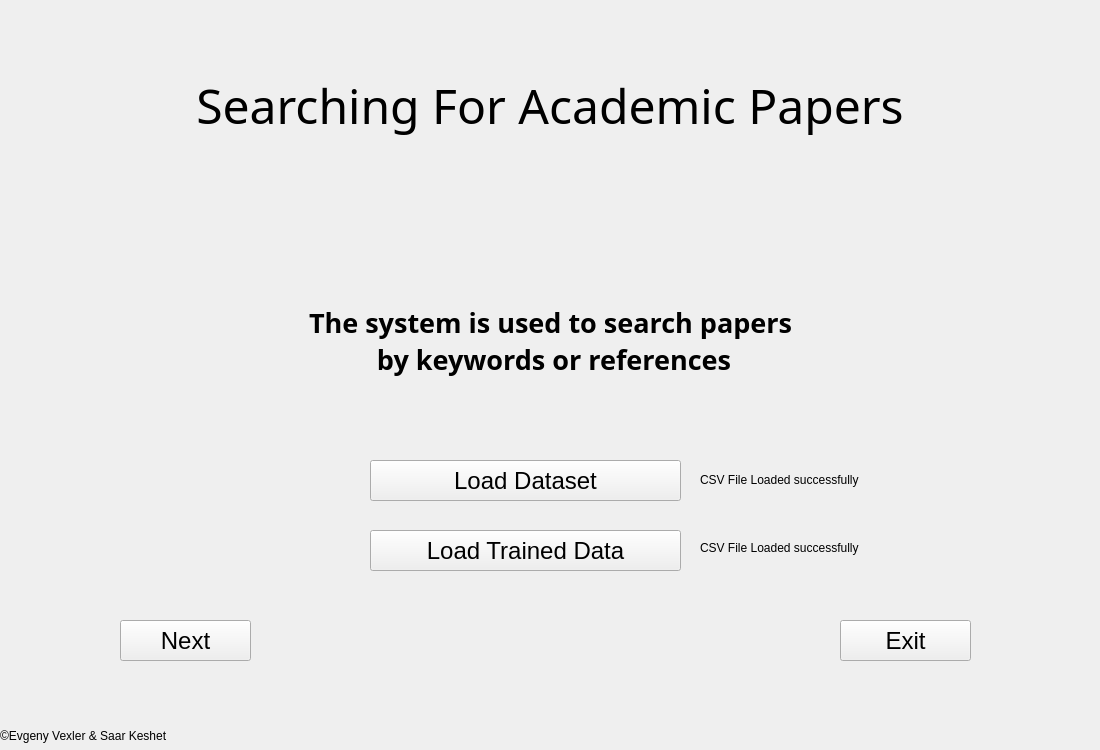
<?xml version="1.0" encoding="UTF-8"?>
<ui version="4.0">
 <class>MainWindow</class>
 <widget class="QMainWindow" name="MainWindow">
  <property name="geometry">
   <rect>
    <x>0</x>
    <y>0</y>
    <width>1100</width>
    <height>750</height>
   </rect>
  </property>
  <property name="minimumSize">
   <size>
    <width>1100</width>
    <height>750</height>
   </size>
  </property>
  <property name="maximumSize">
   <size>
    <width>1100</width>
    <height>750</height>
   </size>
  </property>
  <property name="sizeIncrement">
   <size>
    <width>0</width>
    <height>0</height>
   </size>
  </property>
  <property name="windowTitle">
   <string>MainWindow</string>
  </property>
  <property name="iconSize">
   <size>
    <width>30</width>
    <height>30</height>
   </size>
  </property>
  <property name="animated">
   <bool>true</bool>
  </property>
  <widget class="QWidget" name="centralwidget">
   <property name="minimumSize">
    <size>
     <width>1100</width>
     <height>750</height>
    </size>
   </property>
   <property name="maximumSize">
    <size>
     <width>1100</width>
     <height>750</height>
    </size>
   </property>
   <widget class="QLabel" name="backgroundLabel">
    <property name="geometry">
     <rect>
      <x>0</x>
      <y>0</y>
      <width>1100</width>
      <height>750</height>
     </rect>
    </property>
    <property name="sizePolicy">
     <sizepolicy hsizetype="Fixed" vsizetype="Fixed">
      <horstretch>0</horstretch>
      <verstretch>0</verstretch>
     </sizepolicy>
    </property>
    <property name="maximumSize">
     <size>
      <width>9999999</width>
      <height>16777215</height>
     </size>
    </property>
    <property name="sizeIncrement">
     <size>
      <width>16959</width>
      <height>16959</height>
     </size>
    </property>
    <property name="text">
     <string/>
    </property>
    <property name="textFormat">
     <enum>Qt::AutoText</enum>
    </property>
    <property name="scaledContents">
     <bool>true</bool>
    </property>
   </widget>
   <widget class="QLabel" name="label">
    <property name="geometry">
     <rect>
      <x>0</x>
      <y>60</y>
      <width>1100</width>
      <height>90</height>
     </rect>
    </property>
    <property name="font">
     <font>
      <family>MV Boli</family>
      <pointsize>36</pointsize>
      <weight>50</weight>
      <bold>false</bold>
     </font>
    </property>
    <property name="text">
     <string>Searching For Academic Papers</string>
    </property>
    <property name="alignment">
     <set>Qt::AlignCenter</set>
    </property>
   </widget>
   <widget class="QPushButton" name="exitButtonPage1">
    <property name="geometry">
     <rect>
      <x>840</x>
      <y>620</y>
      <width>131</width>
      <height>41</height>
     </rect>
    </property>
    <property name="font">
     <font>
      <family>Arial</family>
      <pointsize>18</pointsize>
      <weight>50</weight>
      <bold>false</bold>
     </font>
    </property>
    <property name="text">
     <string>Exit</string>
    </property>
   </widget>
   <widget class="QPushButton" name="nextButtonPage1">
    <property name="geometry">
     <rect>
      <x>120</x>
      <y>620</y>
      <width>131</width>
      <height>41</height>
     </rect>
    </property>
    <property name="font">
     <font>
      <family>Arial</family>
      <pointsize>18</pointsize>
      <weight>50</weight>
      <bold>false</bold>
     </font>
    </property>
    <property name="text">
     <string>Next</string>
    </property>
   </widget>
   <widget class="QLabel" name="label_2">
    <property name="geometry">
     <rect>
      <x>0</x>
      <y>240</y>
      <width>1101</width>
      <height>201</height>
     </rect>
    </property>
    <property name="font">
     <font>
      <family>Rockwell Extra Bold</family>
      <pointsize>20</pointsize>
      <weight>75</weight>
      <bold>true</bold>
     </font>
    </property>
    <property name="text">
     <string>The system is used to search papers
 by keywords or references</string>
    </property>
    <property name="alignment">
     <set>Qt::AlignCenter</set>
    </property>
   </widget>
   <widget class="QLabel" name="label_3">
    <property name="geometry">
     <rect>
      <x>0</x>
      <y>725</y>
      <width>431</width>
      <height>21</height>
     </rect>
    </property>
    <property name="font">
     <font>
      <pointsize>9</pointsize>
     </font>
    </property>
    <property name="text">
     <string>©️Evgeny Vexler &amp; Saar Keshet</string>
    </property>
   </widget>
   <widget class="QPushButton" name="loadTrainedDataPage1">
    <property name="geometry">
     <rect>
      <x>370</x>
      <y>530</y>
      <width>311</width>
      <height>41</height>
     </rect>
    </property>
    <property name="font">
     <font>
      <family>Arial</family>
      <pointsize>18</pointsize>
      <weight>50</weight>
      <bold>false</bold>
     </font>
    </property>
    <property name="text">
     <string>Load Trained Data</string>
    </property>
   </widget>
   <widget class="QPushButton" name="loadDatasetPage1">
    <property name="geometry">
     <rect>
      <x>370</x>
      <y>460</y>
      <width>311</width>
      <height>41</height>
     </rect>
    </property>
    <property name="font">
     <font>
      <family>Arial</family>
      <pointsize>18</pointsize>
      <weight>50</weight>
      <bold>false</bold>
     </font>
    </property>
    <property name="text">
     <string>Load Dataset</string>
    </property>
   </widget>
   <widget class="QLabel" name="visibleLabel1Page1">
    <property name="enabled">
     <bool>true</bool>
    </property>
    <property name="geometry">
     <rect>
      <x>700</x>
      <y>470</y>
      <width>171</width>
      <height>20</height>
     </rect>
    </property>
    <property name="text">
     <string>CSV File Loaded successfully</string>
    </property>
   </widget>
   <widget class="QLabel" name="visibleLabel2Page1">
    <property name="enabled">
     <bool>true</bool>
    </property>
    <property name="geometry">
     <rect>
      <x>700</x>
      <y>540</y>
      <width>171</width>
      <height>16</height>
     </rect>
    </property>
    <property name="text">
     <string>CSV File Loaded successfully</string>
    </property>
   </widget>
  </widget>
 </widget>
 <resources>
  <include location="background.qrc"/>
 </resources>
 <connections/>
</ui>
